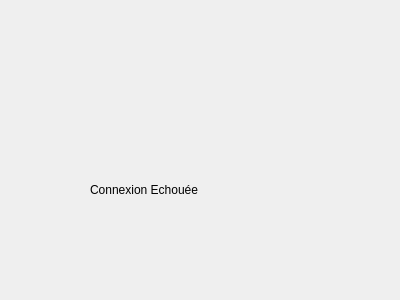
<?xml version="1.0" encoding="UTF-8"?>
<ui version="4.0">
 <class>Dialog3</class>
 <widget class="QDialog" name="Dialog3">
  <property name="geometry">
   <rect>
    <x>0</x>
    <y>0</y>
    <width>400</width>
    <height>300</height>
   </rect>
  </property>
  <property name="windowTitle">
   <string>Dialog</string>
  </property>
  <widget class="QLabel" name="label">
   <property name="geometry">
    <rect>
     <x>90</x>
     <y>180</y>
     <width>211</width>
     <height>20</height>
    </rect>
   </property>
   <property name="text">
    <string>Connexion Echouée </string>
   </property>
  </widget>
 </widget>
 <resources/>
 <connections/>
</ui>
